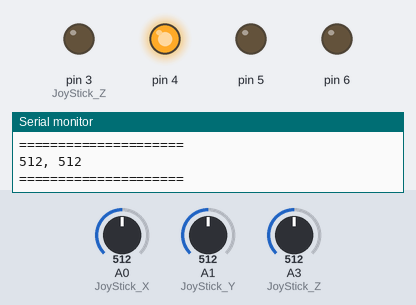
A sketch run on a simulated Arduino Uno, built with avr-gcc and run on an emulated ATmega328P. On the bench: output pins drawn as LEDs (lit = HIGH), the last lines printed to the serial monitor. The test bench sets the inputs (shaded band); at power-on: A0 (JoyStick_X) = 512, A1 (JoyStick_Y) = 512, A3 (JoyStick_Z) = 512.

Above: at 1.2 s.
1.3 s: A0 (JoyStick_X) set to 489
At 2.1 s:
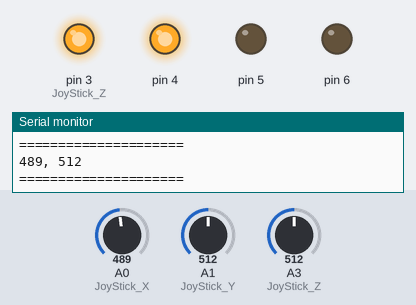
2.8 s: A1 (JoyStick_Y) set to 530
At 3.7 s:
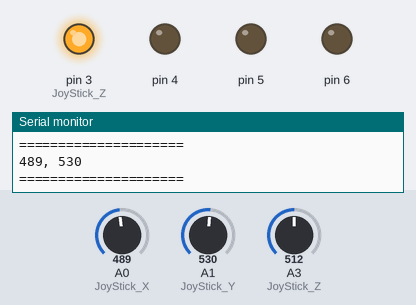
4.3 s: A0 (JoyStick_X) set to 511
At 5.3 s:
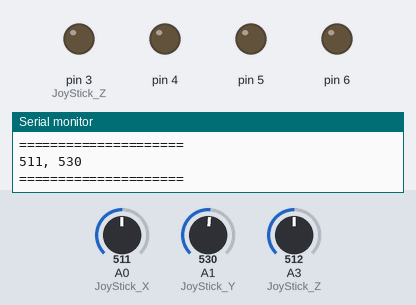
5.8 s: A1 (JoyStick_Y) set to 716
At 6.9 s:
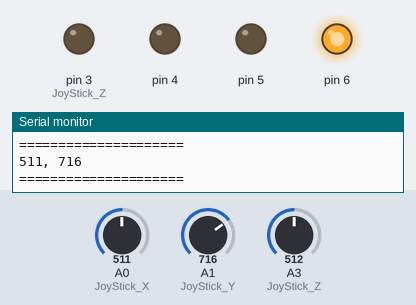
7.3 s: A0 (JoyStick_X) set to 0
At 8.5 s:
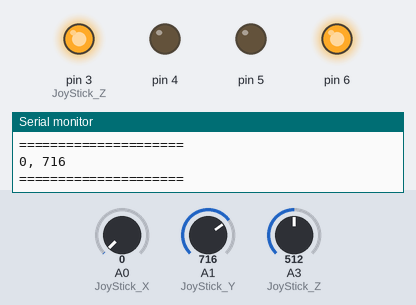
8.8 s: A1 (JoyStick_Y) set to 511
At 10.1 s:
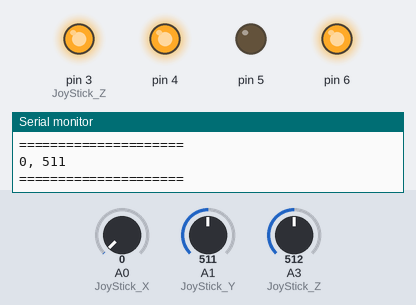
Timing chart, 0 to 11.3 s (numbered marks = the images above; inputs shaded):
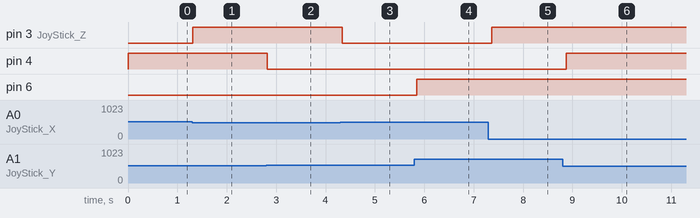

Measured:
- the behaviour switches between 504 and 503 on A0 (JoyStick_X) (found by bisection; images 0 and 1)
- the behaviour switches between 513 and 514 on A1 (JoyStick_Y) (found by bisection; images 1 and 2)
- after the input at 1.3 s, pin 3 (JoyStick_Z): LOW → HIGH at once
- after the input at 2.8 s, pin 4: HIGH → LOW at once
- after the input at 4.3 s, pin 3 (JoyStick_Z): HIGH → LOW at once
- after the input at 5.8 s, pin 6: LOW → HIGH after 0.05 s
- after the input at 7.3 s, pin 3 (JoyStick_Z): LOW → HIGH after 0.06 s
- after the input at 8.8 s, pin 4: LOW → HIGH after 0.08 s

The sketch:

JoyStick.ino
```cpp
int JoyStick_X = 0;
int JoyStick_Y = 1;
int JoyStick_Z = 3;

void setup() {
  // put your setup code here, to run once:
  pinMode(JoyStick_X, INPUT);
  pinMode(JoyStick_Y, INPUT);
  pinMode(JoyStick_Z, INPUT);
  Serial.begin(9600);

  pinMode(3, OUTPUT);
  pinMode(4, OUTPUT);
  pinMode(5, OUTPUT);
  pinMode(6, OUTPUT);
}

void loop() {
  // put your main code here, to run repeatedly:
  int x, y, z;
  x = analogRead(JoyStick_X);
  y = analogRead(JoyStick_Y);
  z = analogRead(JoyStick_Z);

// x 중간값 514
if(x < 504){
  digitalWrite(3, HIGH);
}else if(x > 524){
  digitalWrite(5, HIGH);
}else{
  digitalWrite(3, LOW);
  digitalWrite(5, LOW);
}

// y 중간값 524
if(y < 514){
  digitalWrite(4, HIGH);
}else if(y > 534){
  digitalWrite(6, HIGH);
}else{
  digitalWrite(4, LOW);
  digitalWrite(6, LOW);
}

//Serial.print("x:");
//Serial.print(x);
//Serial.println();
//Serial.print("y:");
//Serial.print(y);
//Serial.println();
//
  Serial.print(x, DEC);
  Serial.print(", ");
  Serial.print(y, DEC);
  Serial.println();
  Serial.print("=====================");
  Serial.println();
  delay(100);
}
```
